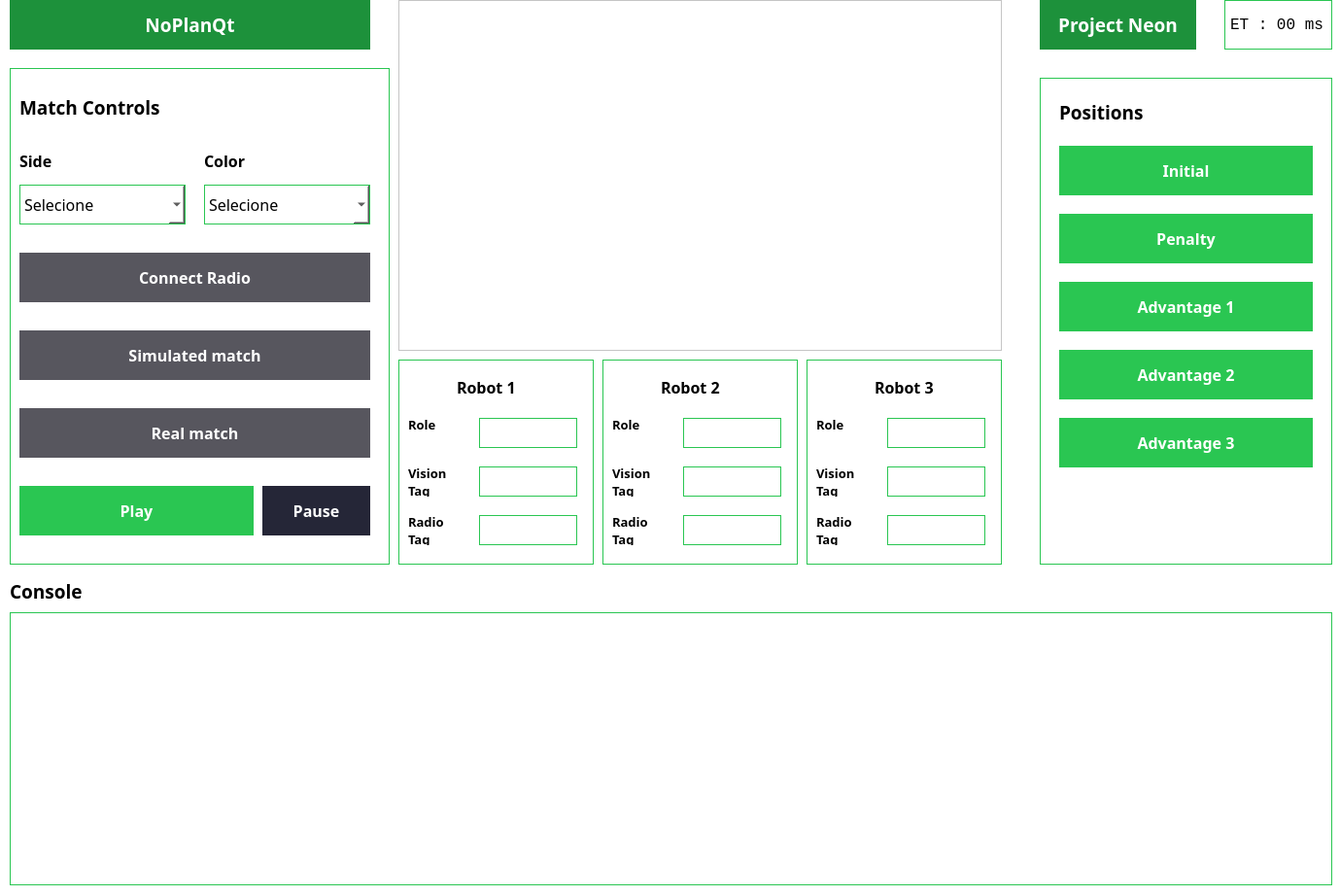
<?xml version="1.0" encoding="UTF-8"?>
<ui version="4.0">
 <class>MainWindow</class>
 <widget class="QMainWindow" name="MainWindow">
  <property name="geometry">
   <rect>
    <x>0</x>
    <y>0</y>
    <width>1379</width>
    <height>922</height>
   </rect>
  </property>
  <property name="font">
   <font>
    <pointsize>18</pointsize>
   </font>
  </property>
  <property name="windowTitle">
   <string>NoPlanQt - Project NEON</string>
  </property>
  <property name="styleSheet">
   <string notr="true">background-color: white;</string>
  </property>
  <widget class="QWidget" name="centralWidget">
   <property name="styleSheet">
    <string notr="true"/>
   </property>
   <widget class="QTextEdit" name="rtxt_console">
    <property name="geometry">
     <rect>
      <x>10</x>
      <y>630</y>
      <width>1361</width>
      <height>281</height>
     </rect>
    </property>
    <property name="styleSheet">
     <string notr="true">border: 1px solid #2AC652;</string>
    </property>
   </widget>
   <widget class="QLabel" name="lbl_timer">
    <property name="geometry">
     <rect>
      <x>1260</x>
      <y>0</y>
      <width>111</width>
      <height>51</height>
     </rect>
    </property>
    <property name="font">
     <font>
      <family>Monospace</family>
      <pointsize>12</pointsize>
     </font>
    </property>
    <property name="styleSheet">
     <string notr="true">border: 1px solid #2AC652;</string>
    </property>
    <property name="text">
     <string>ET : 00 ms</string>
    </property>
   </widget>
   <widget class="QLabel" name="label_6">
    <property name="geometry">
     <rect>
      <x>1070</x>
      <y>0</y>
      <width>161</width>
      <height>51</height>
     </rect>
    </property>
    <property name="font">
     <font>
      <family>Source Code Pro</family>
      <pointsize>14</pointsize>
      <weight>75</weight>
      <bold>true</bold>
     </font>
    </property>
    <property name="styleSheet">
     <string notr="true">background-color: #1D913B;
color: white;
</string>
    </property>
    <property name="text">
     <string>Project Neon</string>
    </property>
    <property name="alignment">
     <set>Qt::AlignCenter</set>
    </property>
   </widget>
   <widget class="QLabel" name="label_7">
    <property name="geometry">
     <rect>
      <x>10</x>
      <y>0</y>
      <width>371</width>
      <height>51</height>
     </rect>
    </property>
    <property name="font">
     <font>
      <family>Source Code Pro</family>
      <pointsize>14</pointsize>
      <weight>75</weight>
      <bold>true</bold>
     </font>
    </property>
    <property name="styleSheet">
     <string notr="true">background-color: #1D913B;
color: white;
</string>
    </property>
    <property name="text">
     <string>NoPlanQt</string>
    </property>
    <property name="alignment">
     <set>Qt::AlignCenter</set>
    </property>
   </widget>
   <widget class="QGroupBox" name="gpb_postions">
    <property name="geometry">
     <rect>
      <x>1070</x>
      <y>80</y>
      <width>301</width>
      <height>501</height>
     </rect>
    </property>
    <property name="styleSheet">
     <string notr="true">background-color:white;
border: 1px solid #2AC652;</string>
    </property>
    <property name="title">
     <string/>
    </property>
    <widget class="QPushButton" name="btn_pos_initial">
     <property name="geometry">
      <rect>
       <x>20</x>
       <y>70</y>
       <width>261</width>
       <height>51</height>
      </rect>
     </property>
     <property name="font">
      <font>
       <family>Source Code Pro</family>
       <pointsize>12</pointsize>
       <weight>75</weight>
       <bold>true</bold>
      </font>
     </property>
     <property name="toolTip">
      <string>&lt;html&gt;&lt;head/&gt;&lt;body&gt;&lt;p&gt;Start a simulated match.&lt;/p&gt;&lt;/body&gt;&lt;/html&gt;</string>
     </property>
     <property name="styleSheet">
      <string notr="true"> QPushButton#btn_pos_initial {
	border: 0 0 0 0;
	color: white;
    background-color: #2AC652;
 }
 QPushButton#btn_pos_initial:pressed {
	border: 0 0 0 0;
	color: white;
    background-color: #28B252;     
 }
 QPushButton#btn_pos_initial:hover {
	border: 0 0 0 0;
	color: white;
    background-color: #28B252;
}</string>
     </property>
     <property name="text">
      <string>Initial</string>
     </property>
     <property name="checkable">
      <bool>false</bool>
     </property>
     <property name="autoExclusive">
      <bool>false</bool>
     </property>
    </widget>
    <widget class="QPushButton" name="btn_pos_penalty">
     <property name="geometry">
      <rect>
       <x>20</x>
       <y>140</y>
       <width>261</width>
       <height>51</height>
      </rect>
     </property>
     <property name="font">
      <font>
       <family>Source Code Pro</family>
       <pointsize>12</pointsize>
       <weight>75</weight>
       <bold>true</bold>
      </font>
     </property>
     <property name="toolTip">
      <string>&lt;html&gt;&lt;head/&gt;&lt;body&gt;&lt;p&gt;Start a simulated match.&lt;/p&gt;&lt;/body&gt;&lt;/html&gt;</string>
     </property>
     <property name="styleSheet">
      <string notr="true"> QPushButton#btn_pos_penalty {
	border: 0 0 0 0;
	color: white;
    background-color: #2AC652;
 }
 QPushButton#btn_pos_penalty:pressed {
	border: 0 0 0 0;
	color: white;
    background-color: #28B252;     
 }
 QPushButton#btn_pos_penalty:hover {
	border: 0 0 0 0;
	color: white;
    background-color: #28B252;
}</string>
     </property>
     <property name="text">
      <string>Penalty</string>
     </property>
     <property name="checkable">
      <bool>false</bool>
     </property>
     <property name="autoExclusive">
      <bool>false</bool>
     </property>
    </widget>
    <widget class="QPushButton" name="btn_pos_advantage1">
     <property name="geometry">
      <rect>
       <x>20</x>
       <y>210</y>
       <width>261</width>
       <height>51</height>
      </rect>
     </property>
     <property name="font">
      <font>
       <family>Source Code Pro</family>
       <pointsize>12</pointsize>
       <weight>75</weight>
       <bold>true</bold>
      </font>
     </property>
     <property name="toolTip">
      <string>&lt;html&gt;&lt;head/&gt;&lt;body&gt;&lt;p&gt;Start a simulated match.&lt;/p&gt;&lt;/body&gt;&lt;/html&gt;</string>
     </property>
     <property name="styleSheet">
      <string notr="true"> QPushButton#btn_pos_advantage1 {
	border: 0 0 0 0;
	color: white;
    background-color: #2AC652;
 }
 QPushButton#btn_pos_advantage1:pressed {
	border: 0 0 0 0;
	color: white;
    background-color: #28B252;     
 }
 QPushButton#btn_pos_advantage1:hover {
	border: 0 0 0 0;
	color: white;
    background-color: #28B252;
}</string>
     </property>
     <property name="text">
      <string>Advantage 1</string>
     </property>
     <property name="checkable">
      <bool>false</bool>
     </property>
     <property name="autoExclusive">
      <bool>false</bool>
     </property>
    </widget>
    <widget class="QPushButton" name="btn_pos_advantage2">
     <property name="geometry">
      <rect>
       <x>20</x>
       <y>280</y>
       <width>261</width>
       <height>51</height>
      </rect>
     </property>
     <property name="font">
      <font>
       <family>Source Code Pro</family>
       <pointsize>12</pointsize>
       <weight>75</weight>
       <bold>true</bold>
      </font>
     </property>
     <property name="toolTip">
      <string>&lt;html&gt;&lt;head/&gt;&lt;body&gt;&lt;p&gt;Start a simulated match.&lt;/p&gt;&lt;/body&gt;&lt;/html&gt;</string>
     </property>
     <property name="styleSheet">
      <string notr="true"> QPushButton#btn_pos_advantage2 {
	border: 0 0 0 0;
	color: white;
    background-color: #2AC652;
 }
 QPushButton#btn_pos_advantage2:pressed {
	border: 0 0 0 0;
	color: white;
    background-color: #28B252;     
 }
 QPushButton#btn_pos_advantage2:hover {
	border: 0 0 0 0;
	color: white;
    background-color: #28B252;
}</string>
     </property>
     <property name="text">
      <string>Advantage 2</string>
     </property>
     <property name="checkable">
      <bool>false</bool>
     </property>
     <property name="autoExclusive">
      <bool>false</bool>
     </property>
    </widget>
    <widget class="QPushButton" name="btn_pos_advantage3">
     <property name="geometry">
      <rect>
       <x>20</x>
       <y>350</y>
       <width>261</width>
       <height>51</height>
      </rect>
     </property>
     <property name="font">
      <font>
       <family>Source Code Pro</family>
       <pointsize>12</pointsize>
       <weight>75</weight>
       <bold>true</bold>
      </font>
     </property>
     <property name="toolTip">
      <string>&lt;html&gt;&lt;head/&gt;&lt;body&gt;&lt;p&gt;Start a simulated match.&lt;/p&gt;&lt;/body&gt;&lt;/html&gt;</string>
     </property>
     <property name="styleSheet">
      <string notr="true"> QPushButton#btn_pos_advantage3 {
	border: 0 0 0 0;
	color: white;
    background-color: #2AC652;
 }
 QPushButton#btn_pos_advantage3:pressed {
	border: 0 0 0 0;
	color: white;
    background-color: #28B252;     
 }
 QPushButton#btn_pos_advantage3:hover {
	border: 0 0 0 0;
	color: white;
    background-color: #28B252;
}</string>
     </property>
     <property name="text">
      <string>Advantage 3</string>
     </property>
     <property name="checkable">
      <bool>false</bool>
     </property>
     <property name="autoExclusive">
      <bool>false</bool>
     </property>
    </widget>
    <widget class="QLabel" name="label_9">
     <property name="geometry">
      <rect>
       <x>20</x>
       <y>20</y>
       <width>121</width>
       <height>31</height>
      </rect>
     </property>
     <property name="font">
      <font>
       <family>Source Code Pro</family>
       <pointsize>14</pointsize>
       <weight>75</weight>
       <italic>false</italic>
       <bold>true</bold>
      </font>
     </property>
     <property name="styleSheet">
      <string notr="true">border:0 0 0 0;</string>
     </property>
     <property name="text">
      <string>Positions</string>
     </property>
    </widget>
   </widget>
   <widget class="QGroupBox" name="gpb_robot1">
    <property name="geometry">
     <rect>
      <x>410</x>
      <y>370</y>
      <width>201</width>
      <height>211</height>
     </rect>
    </property>
    <property name="styleSheet">
     <string notr="true">background-color:white;
border: 1px solid #2AC652;</string>
    </property>
    <property name="title">
     <string/>
    </property>
    <widget class="QLabel" name="label_2">
     <property name="geometry">
      <rect>
       <x>60</x>
       <y>20</y>
       <width>81</width>
       <height>16</height>
      </rect>
     </property>
     <property name="font">
      <font>
       <family>Source Code Pro</family>
       <pointsize>12</pointsize>
       <weight>75</weight>
       <bold>true</bold>
      </font>
     </property>
     <property name="styleSheet">
      <string notr="true">border: 0 0 0 0;</string>
     </property>
     <property name="text">
      <string>Robot 1</string>
     </property>
    </widget>
    <widget class="QPlainTextEdit" name="txt_rb1_role">
     <property name="enabled">
      <bool>true</bool>
     </property>
     <property name="geometry">
      <rect>
       <x>83</x>
       <y>60</y>
       <width>101</width>
       <height>31</height>
      </rect>
     </property>
     <property name="sizePolicy">
      <sizepolicy hsizetype="Fixed" vsizetype="Fixed">
       <horstretch>0</horstretch>
       <verstretch>0</verstretch>
      </sizepolicy>
     </property>
    </widget>
    <widget class="QPlainTextEdit" name="txt_rb1_vision_tag">
     <property name="geometry">
      <rect>
       <x>83</x>
       <y>110</y>
       <width>101</width>
       <height>31</height>
      </rect>
     </property>
     <property name="sizePolicy">
      <sizepolicy hsizetype="Fixed" vsizetype="Fixed">
       <horstretch>0</horstretch>
       <verstretch>0</verstretch>
      </sizepolicy>
     </property>
    </widget>
    <widget class="QPlainTextEdit" name="txt_rb1_radio_tag">
     <property name="geometry">
      <rect>
       <x>83</x>
       <y>160</y>
       <width>101</width>
       <height>31</height>
      </rect>
     </property>
     <property name="sizePolicy">
      <sizepolicy hsizetype="Fixed" vsizetype="Fixed">
       <horstretch>0</horstretch>
       <verstretch>0</verstretch>
      </sizepolicy>
     </property>
    </widget>
    <widget class="QLabel" name="label_10">
     <property name="geometry">
      <rect>
       <x>10</x>
       <y>60</y>
       <width>59</width>
       <height>14</height>
      </rect>
     </property>
     <property name="font">
      <font>
       <family>Source Code Pro</family>
       <pointsize>10</pointsize>
       <weight>75</weight>
       <bold>true</bold>
      </font>
     </property>
     <property name="styleSheet">
      <string notr="true">border: 0 0 0 0;
</string>
     </property>
     <property name="text">
      <string>Role</string>
     </property>
    </widget>
    <widget class="QLabel" name="label_11">
     <property name="geometry">
      <rect>
       <x>10</x>
       <y>110</y>
       <width>51</width>
       <height>31</height>
      </rect>
     </property>
     <property name="font">
      <font>
       <family>Source Code Pro</family>
       <pointsize>10</pointsize>
       <weight>75</weight>
       <bold>true</bold>
      </font>
     </property>
     <property name="styleSheet">
      <string notr="true">border: 0 0 0 0;
</string>
     </property>
     <property name="text">
      <string>Vision 
Tag</string>
     </property>
     <property name="textFormat">
      <enum>Qt::AutoText</enum>
     </property>
    </widget>
    <widget class="QLabel" name="label_12">
     <property name="geometry">
      <rect>
       <x>10</x>
       <y>160</y>
       <width>61</width>
       <height>31</height>
      </rect>
     </property>
     <property name="font">
      <font>
       <family>Source Code Pro</family>
       <pointsize>10</pointsize>
       <weight>75</weight>
       <bold>true</bold>
      </font>
     </property>
     <property name="styleSheet">
      <string notr="true">border: 0 0 0 0;
</string>
     </property>
     <property name="text">
      <string>Radio 
Tag</string>
     </property>
     <property name="textFormat">
      <enum>Qt::AutoText</enum>
     </property>
    </widget>
   </widget>
   <widget class="QGroupBox" name="gpb_robot2">
    <property name="geometry">
     <rect>
      <x>620</x>
      <y>370</y>
      <width>201</width>
      <height>211</height>
     </rect>
    </property>
    <property name="styleSheet">
     <string notr="true">background-color:white;
border: 1px solid #2AC652;</string>
    </property>
    <property name="title">
     <string/>
    </property>
    <widget class="QLabel" name="label_13">
     <property name="geometry">
      <rect>
       <x>60</x>
       <y>20</y>
       <width>81</width>
       <height>16</height>
      </rect>
     </property>
     <property name="font">
      <font>
       <family>Source Code Pro</family>
       <pointsize>12</pointsize>
       <weight>75</weight>
       <bold>true</bold>
      </font>
     </property>
     <property name="styleSheet">
      <string notr="true">border: 0 0 0 0;</string>
     </property>
     <property name="text">
      <string>Robot 2</string>
     </property>
    </widget>
    <widget class="QPlainTextEdit" name="txt_rb2_role">
     <property name="geometry">
      <rect>
       <x>83</x>
       <y>60</y>
       <width>101</width>
       <height>31</height>
      </rect>
     </property>
     <property name="sizePolicy">
      <sizepolicy hsizetype="Fixed" vsizetype="Fixed">
       <horstretch>0</horstretch>
       <verstretch>0</verstretch>
      </sizepolicy>
     </property>
    </widget>
    <widget class="QPlainTextEdit" name="txt_rb2_vision_tag">
     <property name="geometry">
      <rect>
       <x>83</x>
       <y>110</y>
       <width>101</width>
       <height>31</height>
      </rect>
     </property>
     <property name="sizePolicy">
      <sizepolicy hsizetype="Fixed" vsizetype="Fixed">
       <horstretch>0</horstretch>
       <verstretch>0</verstretch>
      </sizepolicy>
     </property>
    </widget>
    <widget class="QPlainTextEdit" name="txt_rb2_radio_tag">
     <property name="geometry">
      <rect>
       <x>83</x>
       <y>160</y>
       <width>101</width>
       <height>31</height>
      </rect>
     </property>
     <property name="sizePolicy">
      <sizepolicy hsizetype="Fixed" vsizetype="Fixed">
       <horstretch>0</horstretch>
       <verstretch>0</verstretch>
      </sizepolicy>
     </property>
    </widget>
    <widget class="QLabel" name="label_14">
     <property name="geometry">
      <rect>
       <x>10</x>
       <y>60</y>
       <width>59</width>
       <height>14</height>
      </rect>
     </property>
     <property name="font">
      <font>
       <family>Source Code Pro</family>
       <pointsize>10</pointsize>
       <weight>75</weight>
       <bold>true</bold>
      </font>
     </property>
     <property name="styleSheet">
      <string notr="true">border: 0 0 0 0;
</string>
     </property>
     <property name="text">
      <string>Role</string>
     </property>
    </widget>
    <widget class="QLabel" name="label_15">
     <property name="geometry">
      <rect>
       <x>10</x>
       <y>110</y>
       <width>51</width>
       <height>31</height>
      </rect>
     </property>
     <property name="font">
      <font>
       <family>Source Code Pro</family>
       <pointsize>10</pointsize>
       <weight>75</weight>
       <bold>true</bold>
      </font>
     </property>
     <property name="styleSheet">
      <string notr="true">border: 0 0 0 0;
</string>
     </property>
     <property name="text">
      <string>Vision 
Tag</string>
     </property>
     <property name="textFormat">
      <enum>Qt::AutoText</enum>
     </property>
    </widget>
    <widget class="QLabel" name="label_16">
     <property name="geometry">
      <rect>
       <x>10</x>
       <y>160</y>
       <width>61</width>
       <height>31</height>
      </rect>
     </property>
     <property name="font">
      <font>
       <family>Source Code Pro</family>
       <pointsize>10</pointsize>
       <weight>75</weight>
       <bold>true</bold>
      </font>
     </property>
     <property name="styleSheet">
      <string notr="true">border: 0 0 0 0;
</string>
     </property>
     <property name="text">
      <string>Radio 
Tag</string>
     </property>
     <property name="textFormat">
      <enum>Qt::AutoText</enum>
     </property>
    </widget>
   </widget>
   <widget class="QGroupBox" name="gpb_robot3">
    <property name="geometry">
     <rect>
      <x>830</x>
      <y>370</y>
      <width>201</width>
      <height>211</height>
     </rect>
    </property>
    <property name="styleSheet">
     <string notr="true">background-color:white;
border: 1px solid #2AC652;</string>
    </property>
    <property name="title">
     <string/>
    </property>
    <widget class="QLabel" name="label_17">
     <property name="geometry">
      <rect>
       <x>70</x>
       <y>20</y>
       <width>81</width>
       <height>16</height>
      </rect>
     </property>
     <property name="font">
      <font>
       <family>Source Code Pro</family>
       <pointsize>12</pointsize>
       <weight>75</weight>
       <bold>true</bold>
      </font>
     </property>
     <property name="styleSheet">
      <string notr="true">border: 0 0 0 0;</string>
     </property>
     <property name="text">
      <string>Robot 3</string>
     </property>
    </widget>
    <widget class="QPlainTextEdit" name="txt_rb3_role">
     <property name="geometry">
      <rect>
       <x>83</x>
       <y>60</y>
       <width>101</width>
       <height>31</height>
      </rect>
     </property>
     <property name="sizePolicy">
      <sizepolicy hsizetype="Fixed" vsizetype="Fixed">
       <horstretch>0</horstretch>
       <verstretch>0</verstretch>
      </sizepolicy>
     </property>
    </widget>
    <widget class="QPlainTextEdit" name="txt_rb3_vision_tag">
     <property name="geometry">
      <rect>
       <x>83</x>
       <y>110</y>
       <width>101</width>
       <height>31</height>
      </rect>
     </property>
     <property name="sizePolicy">
      <sizepolicy hsizetype="Fixed" vsizetype="Fixed">
       <horstretch>0</horstretch>
       <verstretch>0</verstretch>
      </sizepolicy>
     </property>
    </widget>
    <widget class="QPlainTextEdit" name="txt_rb3_radio_tag">
     <property name="geometry">
      <rect>
       <x>83</x>
       <y>160</y>
       <width>101</width>
       <height>31</height>
      </rect>
     </property>
     <property name="sizePolicy">
      <sizepolicy hsizetype="Fixed" vsizetype="Fixed">
       <horstretch>0</horstretch>
       <verstretch>0</verstretch>
      </sizepolicy>
     </property>
    </widget>
    <widget class="QLabel" name="label_18">
     <property name="geometry">
      <rect>
       <x>10</x>
       <y>60</y>
       <width>59</width>
       <height>14</height>
      </rect>
     </property>
     <property name="font">
      <font>
       <family>Source Code Pro</family>
       <pointsize>10</pointsize>
       <weight>75</weight>
       <bold>true</bold>
      </font>
     </property>
     <property name="styleSheet">
      <string notr="true">border: 0 0 0 0;
</string>
     </property>
     <property name="text">
      <string>Role</string>
     </property>
    </widget>
    <widget class="QLabel" name="label_19">
     <property name="geometry">
      <rect>
       <x>10</x>
       <y>110</y>
       <width>51</width>
       <height>31</height>
      </rect>
     </property>
     <property name="font">
      <font>
       <family>Source Code Pro</family>
       <pointsize>10</pointsize>
       <weight>75</weight>
       <bold>true</bold>
      </font>
     </property>
     <property name="styleSheet">
      <string notr="true">border: 0 0 0 0;
</string>
     </property>
     <property name="text">
      <string>Vision 
Tag</string>
     </property>
     <property name="textFormat">
      <enum>Qt::AutoText</enum>
     </property>
    </widget>
    <widget class="QLabel" name="label_20">
     <property name="geometry">
      <rect>
       <x>10</x>
       <y>160</y>
       <width>61</width>
       <height>31</height>
      </rect>
     </property>
     <property name="font">
      <font>
       <family>Source Code Pro</family>
       <pointsize>10</pointsize>
       <weight>75</weight>
       <bold>true</bold>
      </font>
     </property>
     <property name="styleSheet">
      <string notr="true">border: 0 0 0 0;
</string>
     </property>
     <property name="text">
      <string>Radio 
Tag</string>
     </property>
     <property name="textFormat">
      <enum>Qt::AutoText</enum>
     </property>
    </widget>
   </widget>
   <widget class="QGroupBox" name="gpb_match_controls">
    <property name="geometry">
     <rect>
      <x>10</x>
      <y>70</y>
      <width>391</width>
      <height>511</height>
     </rect>
    </property>
    <property name="styleSheet">
     <string notr="true">border: 1px solid #2AC652;
background-color:white;</string>
    </property>
    <property name="title">
     <string/>
    </property>
    <widget class="QPushButton" name="btn_real_match">
     <property name="geometry">
      <rect>
       <x>10</x>
       <y>350</y>
       <width>361</width>
       <height>51</height>
      </rect>
     </property>
     <property name="font">
      <font>
       <family>Source Code Pro</family>
       <pointsize>12</pointsize>
       <weight>75</weight>
       <bold>true</bold>
      </font>
     </property>
     <property name="toolTip">
      <string>&lt;html&gt;&lt;head/&gt;&lt;body&gt;&lt;p&gt;Start a real match.&lt;/p&gt;&lt;/body&gt;&lt;/html&gt;</string>
     </property>
     <property name="styleSheet">
      <string notr="true"> QPushButton#btn_real_match {
	border: 0 0 0 0;
	color: white;
    background-color: #57565E;
 }
 QPushButton#btn_real_match:pressed {
	border: 0 0 0 0;
	color: white;
    background-color: #77767C;     
 }
 QPushButton#btn_real_match:hover {
	border: 0 0 0 0;
	color: white;
    background-color: #77767C;
 }</string>
     </property>
     <property name="text">
      <string>Real match</string>
     </property>
     <property name="checkable">
      <bool>false</bool>
     </property>
     <property name="autoExclusive">
      <bool>false</bool>
     </property>
    </widget>
    <widget class="QPushButton" name="btn_play">
     <property name="geometry">
      <rect>
       <x>10</x>
       <y>430</y>
       <width>241</width>
       <height>51</height>
      </rect>
     </property>
     <property name="font">
      <font>
       <family>Source Code Pro</family>
       <pointsize>12</pointsize>
       <weight>75</weight>
       <italic>false</italic>
       <bold>true</bold>
      </font>
     </property>
     <property name="toolTip">
      <string>&lt;html&gt;&lt;head/&gt;&lt;body&gt;&lt;p&gt;Unpause a match that is paused.&lt;/p&gt;&lt;/body&gt;&lt;/html&gt;</string>
     </property>
     <property name="toolTipDuration">
      <number>-1</number>
     </property>
     <property name="styleSheet">
      <string notr="true"> QPushButton#btn_play {
	border: 0 0 0 0;
	color: white;
    background-color: #2AC652;
 }
 QPushButton#btn_play:pressed {
	border: 0 0 0 0;
	color: white;
    background-color: #28B252;     
 }
 QPushButton#btn_play:hover {
	border: 0 0 0 0;
	color: white;
    background-color: #28B252;
 }</string>
     </property>
     <property name="text">
      <string>Play</string>
     </property>
     <property name="checkable">
      <bool>false</bool>
     </property>
     <property name="autoExclusive">
      <bool>false</bool>
     </property>
    </widget>
    <widget class="QPushButton" name="btn_simulated_match">
     <property name="geometry">
      <rect>
       <x>10</x>
       <y>270</y>
       <width>361</width>
       <height>51</height>
      </rect>
     </property>
     <property name="font">
      <font>
       <family>Source Code Pro</family>
       <pointsize>12</pointsize>
       <weight>75</weight>
       <bold>true</bold>
      </font>
     </property>
     <property name="toolTip">
      <string>&lt;html&gt;&lt;head/&gt;&lt;body&gt;&lt;p&gt;Start a simulated match.&lt;/p&gt;&lt;/body&gt;&lt;/html&gt;</string>
     </property>
     <property name="styleSheet">
      <string notr="true"> QPushButton#btn_simulated_match {
	border: 0 0 0 0;
	color: white;
    background-color: #57565E;
 }
 QPushButton#btn_simulated_match:pressed {
	border: 0 0 0 0;
	color: white;
    background-color: #77767C;     
 }
 QPushButton#btn_simulated_match:hover {
	border: 0 0 0 0;
	color: white;
    background-color: #77767C;
 }</string>
     </property>
     <property name="text">
      <string>Simulated match</string>
     </property>
     <property name="checkable">
      <bool>false</bool>
     </property>
     <property name="autoExclusive">
      <bool>false</bool>
     </property>
    </widget>
    <widget class="QComboBox" name="cmb_side">
     <property name="geometry">
      <rect>
       <x>10</x>
       <y>120</y>
       <width>171</width>
       <height>41</height>
      </rect>
     </property>
     <property name="font">
      <font>
       <family>Source Code Pro</family>
       <pointsize>12</pointsize>
      </font>
     </property>
     <property name="styleSheet">
      <string notr="true">QComboBox#cmb_side {
	border: 1px solid #2AC652;
}
QComboBox#cmb_side::drop-down::down-arrow{
	subcontrol-origin: content;
	subcontrol-position: right;
	image: url(:/img/ui/resources/grey_arrowDownGrey.png);
	padding-right: 4px;
}</string>
     </property>
     <item>
      <property name="text">
       <string>Selecione</string>
      </property>
     </item>
     <item>
      <property name="text">
       <string>Right</string>
      </property>
     </item>
     <item>
      <property name="text">
       <string>Left</string>
      </property>
     </item>
    </widget>
    <widget class="QLabel" name="label">
     <property name="geometry">
      <rect>
       <x>10</x>
       <y>80</y>
       <width>51</width>
       <height>31</height>
      </rect>
     </property>
     <property name="font">
      <font>
       <family>Source Code Pro</family>
       <pointsize>12</pointsize>
       <weight>75</weight>
       <italic>false</italic>
       <bold>true</bold>
      </font>
     </property>
     <property name="styleSheet">
      <string notr="true">border: 0 0 0 0;</string>
     </property>
     <property name="text">
      <string>Side</string>
     </property>
    </widget>
    <widget class="QLabel" name="label_8">
     <property name="geometry">
      <rect>
       <x>200</x>
       <y>80</y>
       <width>61</width>
       <height>31</height>
      </rect>
     </property>
     <property name="font">
      <font>
       <family>Source Code Pro</family>
       <pointsize>12</pointsize>
       <weight>75</weight>
       <italic>false</italic>
       <bold>true</bold>
      </font>
     </property>
     <property name="styleSheet">
      <string notr="true">border: 0 0 0 0;
</string>
     </property>
     <property name="text">
      <string>Color</string>
     </property>
    </widget>
    <widget class="QComboBox" name="cmb_color">
     <property name="geometry">
      <rect>
       <x>200</x>
       <y>120</y>
       <width>171</width>
       <height>41</height>
      </rect>
     </property>
     <property name="font">
      <font>
       <family>Source Code Pro</family>
       <pointsize>12</pointsize>
      </font>
     </property>
     <property name="styleSheet">
      <string notr="true">QComboBox#cmb_color {
	border: 1px solid #2AC652;
}
QComboBox#cmb_color::drop-down::down-arrow{
	subcontrol-origin: content;
	subcontrol-position: right;
	image: url(:/img/ui/resources/grey_arrowDownGrey.png);
	padding-right: 4px;
}</string>
     </property>
     <property name="currentText">
      <string>Selecione</string>
     </property>
     <item>
      <property name="text">
       <string>Selecione</string>
      </property>
     </item>
     <item>
      <property name="text">
       <string>Blue</string>
      </property>
     </item>
     <item>
      <property name="text">
       <string>Yellow</string>
      </property>
     </item>
    </widget>
    <widget class="QLabel" name="label_3">
     <property name="geometry">
      <rect>
       <x>10</x>
       <y>20</y>
       <width>181</width>
       <height>41</height>
      </rect>
     </property>
     <property name="font">
      <font>
       <family>Source Code Pro</family>
       <pointsize>14</pointsize>
       <weight>75</weight>
       <bold>true</bold>
      </font>
     </property>
     <property name="styleSheet">
      <string notr="true">border: 0 0 0 0;
</string>
     </property>
     <property name="text">
      <string>Match Controls</string>
     </property>
    </widget>
    <widget class="QPushButton" name="btn_pause">
     <property name="geometry">
      <rect>
       <x>260</x>
       <y>430</y>
       <width>111</width>
       <height>51</height>
      </rect>
     </property>
     <property name="font">
      <font>
       <family>Source Code Pro</family>
       <pointsize>12</pointsize>
       <weight>75</weight>
       <bold>true</bold>
      </font>
     </property>
     <property name="toolTip">
      <string>&lt;html&gt;&lt;head/&gt;&lt;body&gt;&lt;p&gt;Pause a match initialized.&lt;/p&gt;&lt;/body&gt;&lt;/html&gt;</string>
     </property>
     <property name="styleSheet">
      <string notr="true"> QPushButton#btn_pause {
	border: 0 0 0 0;
	color: white;
    background-color: #252637;
 }
 QPushButton#btn_pause:pressed {
	border: 0 0 0 0;
	color: white;
    background-color: #2c2d3d;     
 }
 QPushButton#btn_pause:hover {
	border: 0 0 0 0;
	color: white;
    background-color: #2c2d3d;
 }</string>
     </property>
     <property name="text">
      <string>Pause</string>
     </property>
     <property name="checkable">
      <bool>false</bool>
     </property>
     <property name="autoExclusive">
      <bool>false</bool>
     </property>
    </widget>
    <widget class="QPushButton" name="btn_con_radio">
     <property name="geometry">
      <rect>
       <x>10</x>
       <y>190</y>
       <width>361</width>
       <height>51</height>
      </rect>
     </property>
     <property name="font">
      <font>
       <family>Source Code Pro</family>
       <pointsize>12</pointsize>
       <weight>75</weight>
       <bold>true</bold>
      </font>
     </property>
     <property name="toolTip">
      <string>&lt;html&gt;&lt;head/&gt;&lt;body&gt;&lt;p&gt;Connect with the radio.&lt;/p&gt;&lt;p&gt;&lt;br/&gt;&lt;/p&gt;&lt;/body&gt;&lt;/html&gt;</string>
     </property>
     <property name="styleSheet">
      <string notr="true"> QPushButton#btn_con_radio {
	border: 0 0 0 0;
	color: white;
    background-color: #57565E;
 }
 QPushButton#btn_con_radio:pressed {
	border: 0 0 0 0;
	color: white;
    background-color: #77767C;     
 }
 QPushButton#btn_con_radio:hover {
	border: 0 0 0 0;
	color: white;
    background-color: #77767C;
 }</string>
     </property>
     <property name="text">
      <string>Connect Radio</string>
     </property>
     <property name="checkable">
      <bool>false</bool>
     </property>
     <property name="autoExclusive">
      <bool>false</bool>
     </property>
    </widget>
   </widget>
   <widget class="QLabel" name="label_4">
    <property name="geometry">
     <rect>
      <x>10</x>
      <y>600</y>
      <width>81</width>
      <height>16</height>
     </rect>
    </property>
    <property name="font">
     <font>
      <family>Source Code Pro</family>
      <pointsize>14</pointsize>
      <weight>75</weight>
      <bold>true</bold>
     </font>
    </property>
    <property name="text">
     <string>Console</string>
    </property>
   </widget>
   <widget class="QGraphicsView" name="simulated_match">
    <property name="geometry">
     <rect>
      <x>410</x>
      <y>0</y>
      <width>621</width>
      <height>361</height>
     </rect>
    </property>
   </widget>
  </widget>
 </widget>
 <layoutdefault spacing="6" margin="11"/>
 <resources/>
 <connections/>
</ui>
